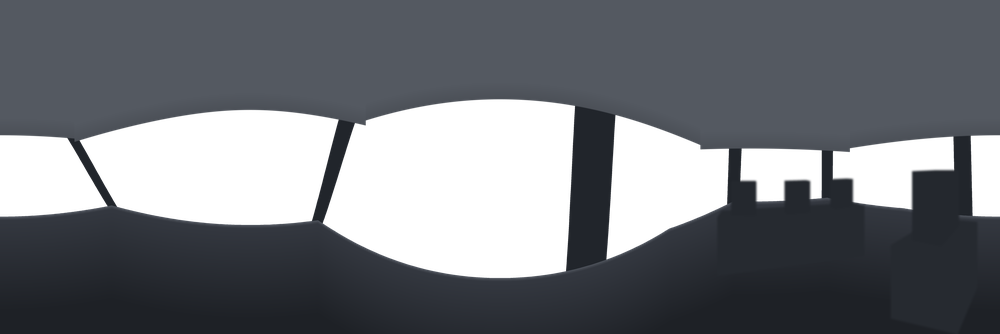
#> input picture assets/pano2.png, 1000 x 334 px, shrunk from 4096 x 1369 before the run
$ python alpha.py ../../assets/pano2.png out.png
#> lines starting #> are read from the running program, lines starting #| are printed output that depends on the picture
import sys,numpy as np
from PIL import Image
a=np.asarray(Image.open(sys.argv[1]).convert('RGB')).astype(np.float32)/255
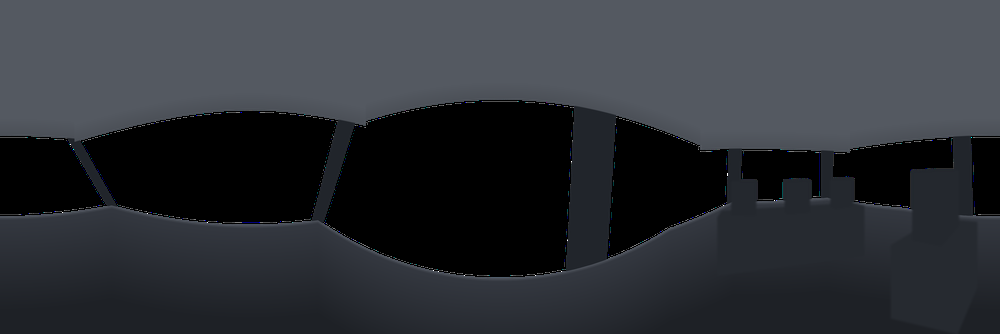
#> a: shape (334, 1000, 3) float32; mean R, G, B 0.179, 0.192, 0.213
s=np.clip((np.minimum(a[...,0],a[...,2])-a[...,1])*1.15,0,1)      # 洋红占多少 = 透明度（玻璃、车外）
al=1-s;m=np.array([1,0,1],np.float32)
obj=(a-s[...,None]*m)/np.maximum(al,1e-3)[...,None]
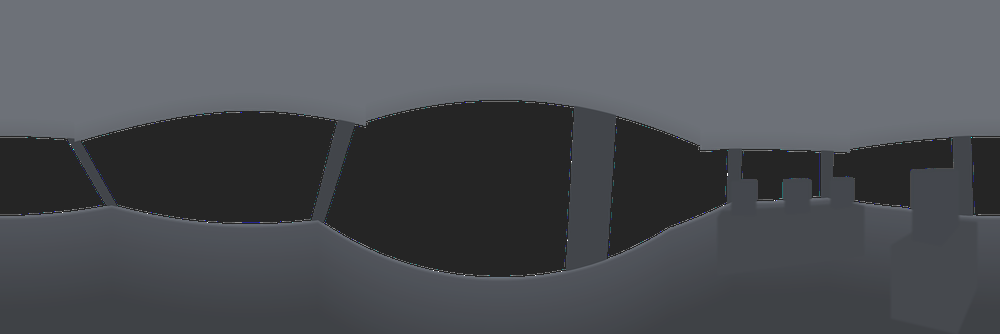
#> obj: shape (334, 1000, 3) float32; mean R, G, B 0.179, 0.192, 0.213; drawn with min black and max white
obj=np.clip(obj,0,1)
# 全部压成统一的深灰（和原来的内饰一个颜色），只留一点明暗看得出形状，不抢眼
L=obj@np.array([.299,.587,.114],np.float32);base=np.array([36,40,46],np.float32)/255
obj=np.clip(base*(.5+1.5*L[...,None]),0,1)
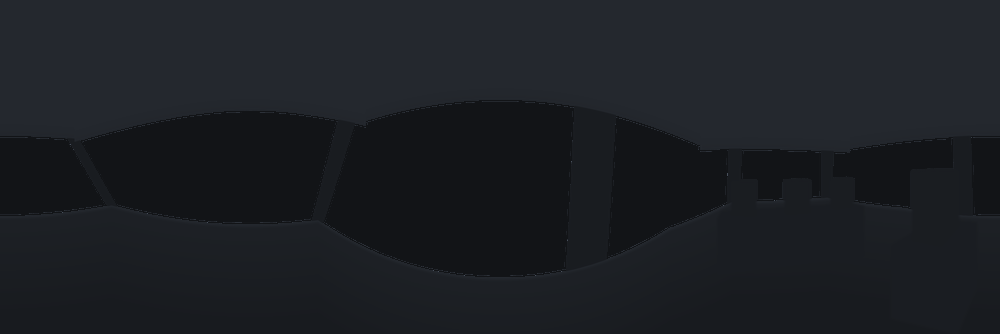
#> obj: shape (334, 1000, 3) float32; mean of channels 0, 1, 2 0.111, 0.123, 0.142; drawn as R, G, B
out=np.dstack([obj,al])
out[al<.02]=0
Image.fromarray((out*255+.5).astype(np.uint8),'RGBA').save(sys.argv[2],optimize=True)
